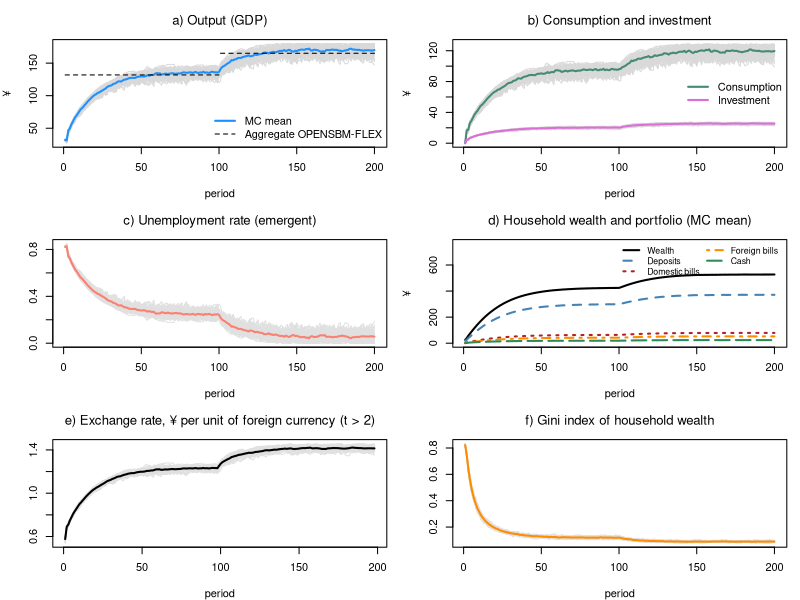

Write the R code that produced this figure.
# *************************************************************************
#  Model ABM-OPENSBM (agent-based households, open economy, flexible exchange rate)
#  Model OPENSBM-FLEX with heterogeneous households and a job lottery
#  Sources: Godley & Lavoie, Monetary Economics, chapters 4, 7 and 12;
#           foreign-sector set-up as in the OPENSIMPLEST model;
#           agent-based set-up as in the Leeds lectures (ABM-PC, ABM-BMW)
#  Author: Marco Veronese Passarella
#  Last change: 16/11/2026
# *************************************************************************
#  Conventions: upper-case = MACRO total; lower-case = MICRO (one household)
# *************************************************************************
#  Story:
#    - each household decides how much it wants to spend (its OWN alpha1,
#      which falls when the interest rate rises);
#    - firms plan investment (aggregate accelerator, as in SBM);
#    - the economy needs 1/pr workers for each unit of planned demand;
#    - a random job lottery fills those jobs (some stay unfilled = friction);
#    - part of planned demand is met by imports (aggregate import function);
#    - goods are served first to foreign buyers (exports), then to the
#      government, then to firms (investment), then to households,
#      first-come-first-served;
#    - the wage bill left after interest and depreciation is split equally
#      among the employed; bank profits are split equally among households;
#    - households pay taxes and allocate wealth between cash (for
#      transactions), domestic bills, foreign bills and deposits (buffer);
#    - the exchange rate adjusts to the current account; the rest of the
#      world holds domestic bills as a residual.
#  One single random shuffle of households per period decides BOTH who gets a
#  job AND who reaches the shop first.
# *************************************************************************

# Clear environment
rm(list = ls(all = TRUE))

# Set model parameters ####
nPeriods    <- 200         # Periods
nHouseholds <- 180         # Number of households (workforce)
MC          <- 50          # Monte Carlo repetitions
s           <- 0.1         # Size of the hiring randomness (0 = no friction)
shockStart  <- 101         # Period at which government spending rises
alpha10m    <- 0.68        # Mean autonomous component of the propensity to consume out of income
alpha11     <- 4           # Sensitivity of the propensity to consume to the interest rate
alpha1d     <- 0.1         # Spread of alpha10 across households (0 = homogeneous)
alpha2      <- 0.1         # Propensity to consume out of wealth
lambda10    <- 0.15        # Portfolio: autonomous share of domestic bills
lambda11    <- 1           # Portfolio: sensitivity of domestic bills to domestic rate
lambda12    <- 1           # Portfolio: sensitivity of domestic bills to foreign rate
lambda20    <- 0.1         # Portfolio: autonomous share of foreign bills
lambda21    <- 1           # Portfolio: sensitivity of foreign bills to domestic rate (= lambda12)
lambda22    <- 1           # Portfolio: sensitivity of foreign bills to foreign rate
lambdac     <- 0.2         # Cash to (lagged) consumption ratio
theta       <- 0.2         # Average tax rate on income
delta       <- 0.1         # Depreciation rate
gamma       <- 0.1         # Speed of adjustment of capital to its target
kappa       <- 1.5         # Target capital-output ratio
pr          <- 1           # Labour productivity
rb          <- 0.02        # Interest rate on bills
rm          <- 0.02        # Interest rate on deposits
rl          <- 0.02        # Interest rate on loans
rw          <- 0.02        # Interest rate on foreign bills
yw          <- 200         # Foreign income
eps0        <- log(0.1)    # Export equation: constant
eps1        <- 0.8         # Export equation: elasticity to exchange rate
eps2        <- 1           # Export equation: elasticity to foreign income
mu0         <- log(0.2)    # Import equation: constant (m = 0.2*y when xr = 1)
mu1         <- 0.8         # Import equation: elasticity to exchange rate
phixr       <- 3           # Speed of exchange-rate adjustment to the current account
G           <- rep(20, nPeriods)   # Government spending (planned)
G[shockStart:nPeriods] <- 25       # Higher government spending
psi         <- 1                   # Fiscal rule: share of the extra interest bill offset by lower spending
rbar        <- 0.02                # Fiscal rule: reference interest rate

# Heterogeneous, time-invariant propensity to consume out of income ####
set.seed(123)
alpha10 <- runif(nHouseholds, alpha10m - alpha1d, alpha10m + alpha1d)

# Define macro variables (results) to be stored ####
store = list(Y    = matrix(0, nPeriods, MC),   # Output / income (GDP)
             C    = matrix(0, nPeriods, MC),   # Consumption
             I    = matrix(0, nPeriods, MC),   # Investment
             V    = matrix(0, nPeriods, MC),   # Household wealth
             H_h  = matrix(0, nPeriods, MC),   # Cash held by households
             B_h  = matrix(0, nPeriods, MC),   # Bills held by households
             M_h  = matrix(0, nPeriods, MC),   # Deposits held by households
             PSBR = matrix(0, nPeriods, MC),   # Public sector borrowing requirement
             X    = matrix(0, nPeriods, MC),   # Exports
             IM   = matrix(0, nPeriods, MC),   # Imports
             CA   = matrix(0, nPeriods, MC),   # Current account
             XR   = matrix(0, nPeriods, MC),   # Exchange rate
             BF_h = matrix(0, nPeriods, MC),   # Foreign bills held by households (domestic currency)
             UR   = matrix(0, nPeriods, MC),   # Unemployment rate
             GINI = matrix(0, nPeriods, MC))   # Gini index of household wealth

# Store micro values (for MC = 1)
vHist = matrix(0, nPeriods, nHouseholds)   # Wealth of each household

# Gini index (auxiliary function)
gini <- function(z) { z <- sort(pmax(z, 0)); n <- length(z)
  if (sum(z) == 0) return(0); sum((2 * (1:n) - n - 1) * z) / (n * sum(z)) }

# Record the worst gap between H_h and H_s
sfcGap = 0

# Start the MC loop ####
for (mc in 1:MC) {

  # Set randomness seed
  set.seed(mc)

  # Define and initialise the stocks (MICRO)
  v  = rep(0, nHouseholds)   # Micro: household wealth
  h  = rep(0, nHouseholds)   # Micro: cash
  b  = rep(0, nHouseholds)   # Micro: domestic bills
  bf = rep(0, nHouseholds)   # Micro: foreign bills (foreign currency)
  m  = rep(0, nHouseholds)   # Micro: deposits
  yd = rep(0, nHouseholds)   # Micro: disposable income (LAST period)
  c  = rep(0, nHouseholds)   # Micro: consumption (LAST period)

  # Define and initialise the stocks (MACRO)
  K = 0; L = 0; M_s = 0; B_b = 0; Ylag = 0     # Firms and banks
  B_s = 0; B_cb = 0; H_s = 0                   # Government and central bank
  xr = 1; NETFA = 0; B_w = 0                   # Rest of the World

  # Start time loop
  for (i in 1:nPeriods) {

    ## TICK 1: firms plan investment, households plan consumption ####
    DA  = delta * K                                     # Macro: depreciation
    Ipl = max(0, gamma * (kappa * Ylag - K) + DA)       # Macro: planned investment
    alpha1 = alpha10 - alpha11 * rb                     # Micro: propensity to consume (falls with the interest rate)
    cd  = pmax(0, pmin(alpha1 * yd + alpha2 * v, v + yd))  # Micro: planned consumption (never negative)
    X   = exp(eps0 + eps1 * log(xr) + eps2 * log(yw))  # Macro: exports (lagged exchange rate)
    Gpl = G[i] - psi * (rb - rbar) * B_s                # Macro: fiscal rule (B_s is still last period's stock here)
    AD  = X + Gpl + Ipl + sum(cd)                       # Macro: planned demand
    mm  = exp(mu0 - mu1 * log(xr))                      # Macro: import propensity (lagged exchange rate)
    IM  = AD * mm / (1 + mm)                            # Macro: imports (= mm * domestic output when no friction)
    N_d = (AD - IM) / pr                                # Macro: labour needed

    ## TICK 2: job lottery ####
    N = min(floor(N_d * runif(1, 1 - s, 1 + s)), floor(N_d), nHouseholds)
    Ypot = N * pr + IM                                  # Macro: goods available (domestic + imported)

    ## TICK 3: households are re-shuffled ####
    order = sample(nHouseholds)                         # Queue for both jobs and goods

    ## TICK 4: goods are served: exports, government, firms, then households ####
    Xs  = min(X, Ypot)                                  # Macro: exports served
    Gs  = min(Gpl, Ypot - Xs)                           # Macro: government purchases served
    Is  = min(Ipl, Ypot - Xs - Gs)                      # Macro: investment served
    YC  = Ypot - Xs - Gs - Is                           # Macro: goods left for households
    cdq = cd[order]                                     # Micro: planned demand in queue order
    cda = cumsum(cdq) - cdq                             # Micro: goods claimed by those ahead
    cds = pmin(cdq, pmax(0, YC - cda))                  # Micro: actually served
    c   = rep(0, nHouseholds); c[order] = cds           # Micro: actual consumption
    Y   = Xs + Gs + Is + sum(c) - IM                    # Macro: output (GDP) = domestic goods actually sold

    ## TICK 5: firms and banks ####
    Llag = L; M_slag = M_s; B_blag = B_b
    WB  = Y - rl * Llag - DA                            # Macro: wage bill = residual
    K   = K + Is - DA                                   # Macro: capital accumulation
    L   = L + Is - DA                                   # Macro: loans fund net investment  
    M_s = M_s + (L - Llag)                              # Macro: loans create deposits
    FB  = rl * Llag + rb * B_blag - rm * sum(m)         # Macro: bank profits (m still lagged here)

    ## TICK 6: incomes, taxes, wealth ####
    wage = rep(0, nHouseholds)
    if (N >= 1) wage[order[1:N]] = WB / N               # Micro: wage of the employed
    xrlag  = xr
    intinc = rb * b + rm * m + rw * bf * xr             # Micro: interest on last period's assets (xr not yet updated)
    income = wage + FB / nHouseholds + intinc           # Micro: total income
    tax    = theta * income                             # Micro: taxes
    yd     = income - tax                               # Micro: disposable income (also used NEXT period)
    v      = v + yd - c                                 # Micro: wealth accumulation (before capital gains)

    ## TICK 7: rest of the world: current account, exchange rate, capital gains ####
    CA  = Xs - IM + rw * sum(bf) * xrlag - rb * B_w     # Macro: current account (B_w still lagged)
    xr  = xrlag * exp(-phixr * CA / max(Y, 1))          # Macro: flexible exchange rate
    cg  = (xr - xrlag) * bf                             # Micro: capital gains on foreign bills
    v   = v + cg                                        # Micro: wealth incl. capital gains
    
    ## TICK 8: portfolio choice ####
    h  = pmax(0, pmin(lambdac * c, v))                  # Micro: cash for transactions
    b  = pmax(0, pmin(v * (lambda10 + lambda11 * rb - lambda12 * rw), v - h))  # Micro: domestic bills
    bf = pmax(0, pmin(v * (lambda20 - lambda21 * rb + lambda22 * rw), v - h - b)) / xr  # Micro: foreign bills
    m  = v - h - b - bf * xr                            # Micro: deposits = buffer stock (< 0 = overdraft)

    ## TICK 9: banks, government, central bank and rest of the world ####
    NETFA = NETFA + CA + sum(cg)                        # Macro: net foreign assets
    B_w   = sum(bf) * xr - NETFA                        # Macro: domestic bills held by RoW
    B_cblag = B_cb
    B_b  = sum(m) - M_s                                 # Macro: bills held by banks
    F_cb = rb * B_cb                                    # Macro: central bank profits (on last period's bills)
    PSBR = Gs + rb * B_s - sum(tax) - F_cb              # Macro: public sector borrowing requirement
    B_s  = B_s + PSBR                                   # Macro: supply of bills
    B_cb = B_s - sum(b) - B_b - B_w                     # Macro: central bank residual
    H_s  = H_s + (B_cb - B_cblag)                       # Macro: supply of cash
    sfcGap = max(sfcGap, abs(sum(h) - H_s))             # Hidden equation: H_h = H_s
    Ylag = Y

    # Store micro values (for MC = 1)
    if (mc == 1) vHist[i, ] = v

    # Store macro values
    store$Y[i, mc] = Y;          store$C[i, mc] = sum(c);   store$I[i, mc] = Is
    store$V[i, mc] = sum(v);     store$H_h[i, mc] = sum(h); store$B_h[i, mc] = sum(b)
    store$M_h[i, mc] = sum(m);   store$PSBR[i, mc] = PSBR
    store$X[i, mc] = Xs;         store$IM[i, mc] = IM;      store$CA[i, mc] = CA
    store$XR[i, mc] = xr;        store$BF_h[i, mc] = sum(bf) * xr
    store$UR[i, mc] = (nHouseholds - N) / nHouseholds
    store$GINI[i, mc] = gini(v)
  }
}

# Display the results ####
meanY <- rowMeans(store$Y); late1 <- 81:100; late2 <- 181:200
cat(" ******************************")
cat("\n Households =", nHouseholds, "| MC runs =", MC, "| s =", s)
cat("\n Max |H_h - H_s| =", sfcGap)
cat("\n ******************************")
cat("\n Mean values, periods 81-100 | 181-200: \n Y =", round(mean(meanY[late1]), 2), "|",
    round(mean(meanY[late2]), 2),
    "\n UR =", round(mean(rowMeans(store$UR)[late1]), 3), "|", round(mean(rowMeans(store$UR)[late2]), 3),
    "\n V =", round(mean(rowMeans(store$V)[late1]), 2), "|", round(mean(rowMeans(store$V)[late2]), 2),
    "\n Gini (wealth) =", round(mean(rowMeans(store$GINI)[late1]), 3), "|",
    round(mean(rowMeans(store$GINI)[late2]), 3),
    "\n xr =", round(mean(rowMeans(store$XR)[late1]), 3), "|", round(mean(rowMeans(store$XR)[late2]), 3),
    "\n (aggregate OPENSBM-FLEX: Y = 131.86 | 165.12; xr = 1.189 | 1.369)")
cat("\n ******************************")

# Plot the results (grey = runs, bold = MC mean) ####
op = par(mfrow = c(3, 2), mar = c(4, 4, 3, 1))

# a) Output
matplot(store$Y, type = "l", lty = 1, col = "grey85", font.main = 1,
        main = "a) Output (GDP)", xlab = "period", ylab = "¥")
lines(rowMeans(store$Y), lwd = 2, col = "dodgerblue")
segments(1, 131.86, shockStart - 1, 131.86, lty = 2); segments(shockStart, 165.12, nPeriods, 165.12, lty = 2)
legend("bottomright", c("MC mean", "Aggregate OPENSBM-FLEX"), col = c("dodgerblue", "black"),
       lwd = c(2, 1), lty = c(1, 2), bty = "n")

# b) Consumption and investment
matplot(store$C, type = "l", lty = 1, col = "grey85", font.main = 1,
        main = "b) Consumption and investment", xlab = "period", ylab = "¥",
        ylim = range(0, store$C))
matlines(store$I, lty = 1, col = "grey85")
lines(rowMeans(store$C), lwd = 2, col = "aquamarine4")
lines(rowMeans(store$I), lwd = 2, col = "orchid")
legend("right", c("Consumption", "Investment"), col = c("aquamarine4", "orchid"), lwd = 2, bty = "n")

# c) Unemployment rate (emergent)
matplot(store$UR, type = "l", lty = 1, col = "grey88", font.main = 1,
        main = "c) Unemployment rate (emergent)", xlab = "period", ylab = "")
lines(rowMeans(store$UR), lwd = 2, col = "salmon")

# d) Household portfolio (MC mean)
plot(rowMeans(store$V), type = "l", lwd = 2, col = "black", font.main = 1,
     main = "d) Household wealth and portfolio (MC mean)", xlab = "period", ylab = "¥",
     ylim = range(0, 1.45 * rowMeans(store$V)))
lines(rowMeans(store$M_h), lwd = 2, col = "steelblue", lty = 2)
lines(rowMeans(store$B_h), lwd = 2, col = "firebrick", lty = 3)
lines(rowMeans(store$BF_h), lwd = 2, col = "darkorange", lty = 4)
lines(rowMeans(store$H_h), lwd = 2, col = "seagreen", lty = 5)
legend("topright", c("Wealth", "Deposits", "Domestic bills", "Foreign bills", "Cash"),
       col = c("black", "steelblue", "firebrick", "darkorange", "seagreen"), lwd = 2, lty = 1:5,
       bty = "n", cex = 0.8, ncol = 2)

# e) Exchange rate
matplot(store$XR[3:nPeriods, ], type = "l", lty = 1, col = "grey88", font.main = 1,
        main = "e) Exchange rate, ¥ per unit of foreign currency (t > 2)", xlab = "period", ylab = "")
lines(rowMeans(store$XR[3:nPeriods, ]), lwd = 2, col = "black")

# f) Gini index of household wealth
matplot(store$GINI, type = "l", lty = 1, col = "grey88", font.main = 1,
        main = "f) Gini index of household wealth", xlab = "period", ylab = "")
lines(rowMeans(store$GINI), lwd = 2, col = "darkorange")

par(op)
